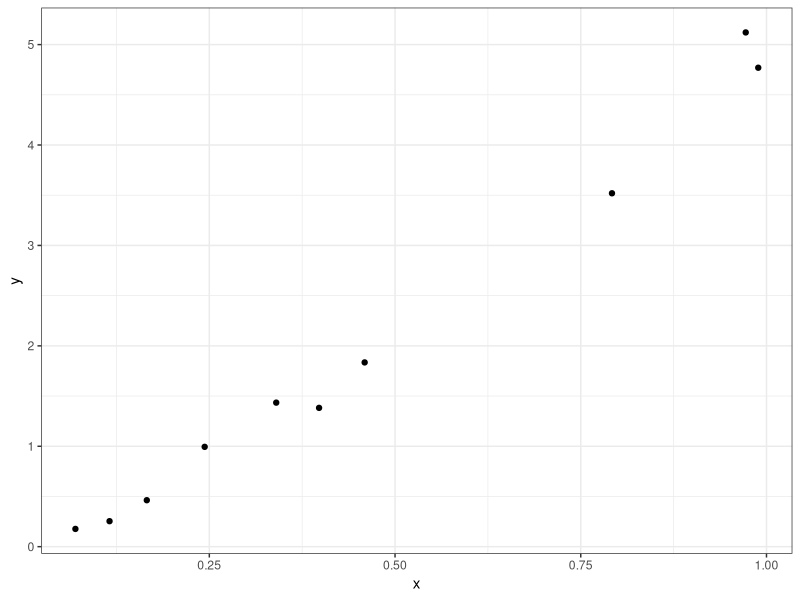
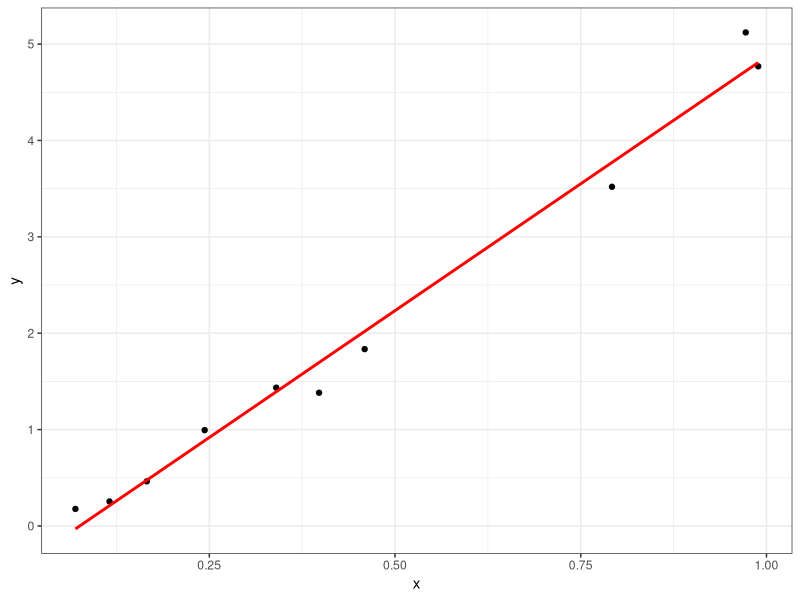
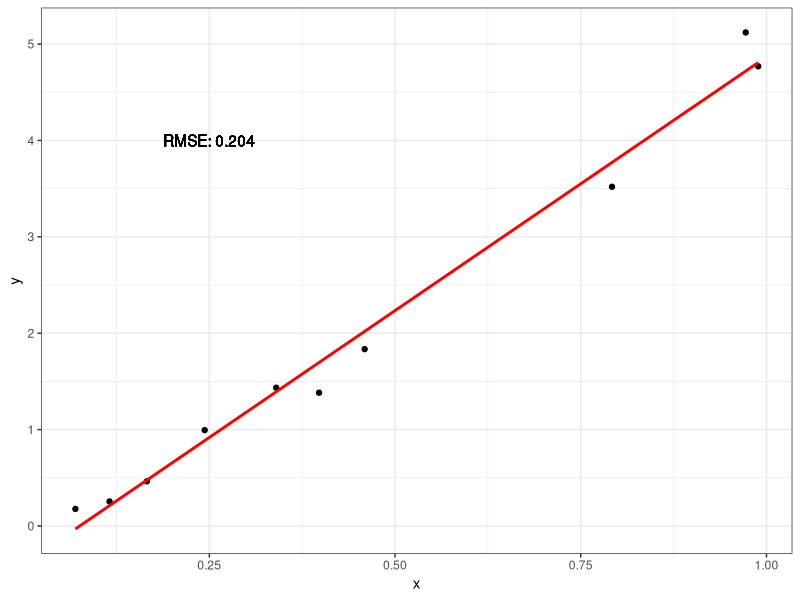
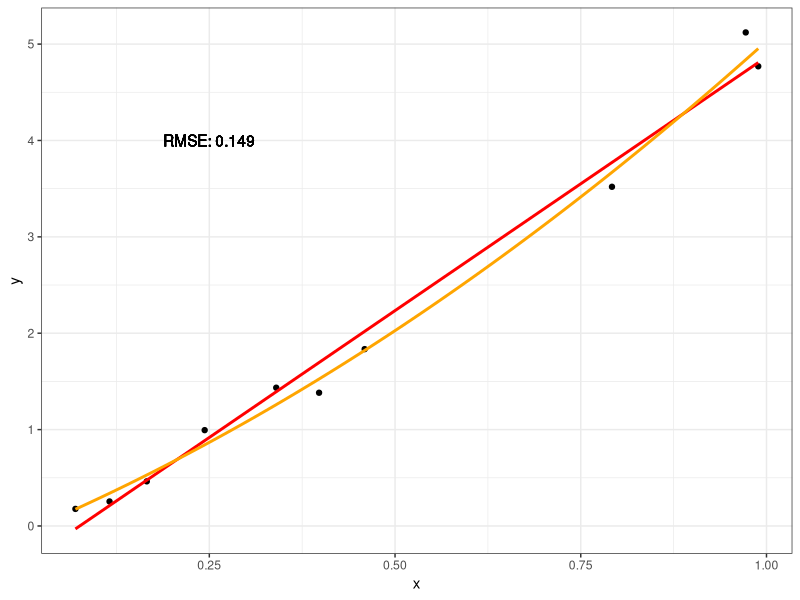
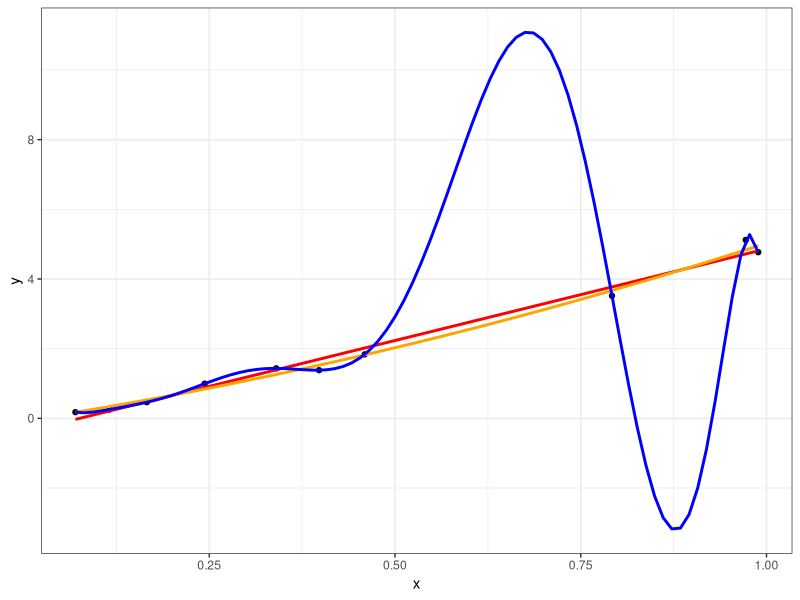
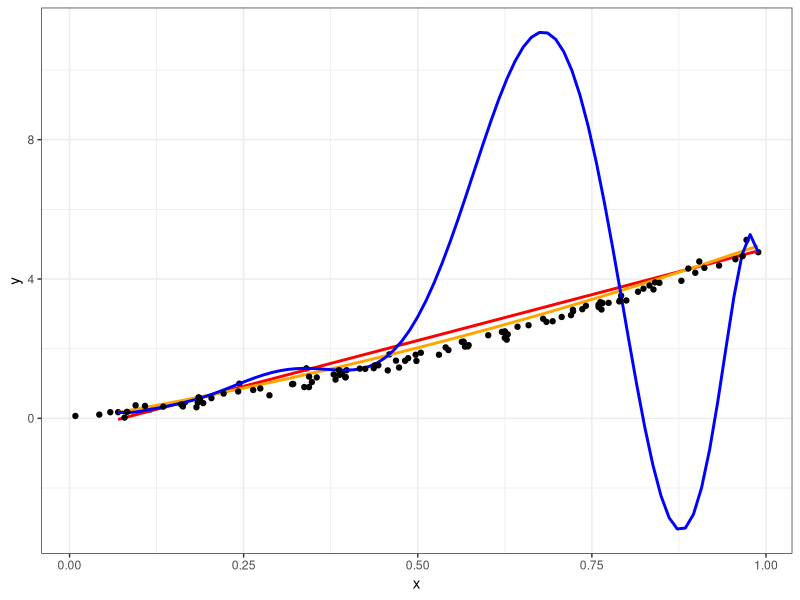
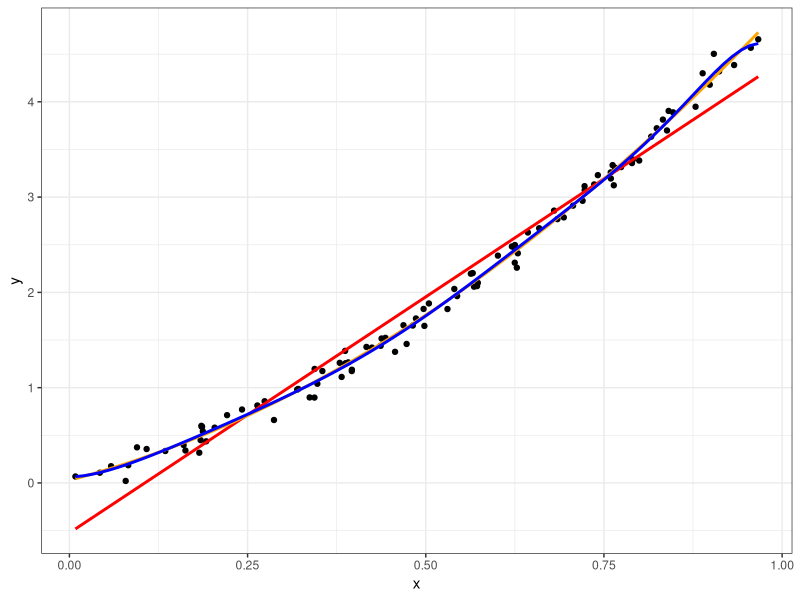

Here is the R script that generated these plots, in order: (Note: this script raises an error after producing the figures.)
## ---- chunk 1
options(htmltools.dir.version = FALSE)

knitr::opts_chunk$set(
  echo = FALSE, 
  message = FALSE, 
  warning = FALSE,
  fig.width=6, 
  fig.height=6,
  fig.align='center'
)

library(tidyverse)
## ---- chunk 2
set.seed(7)

dados <- data_frame(
  x = runif(10),
  y = 2*x + 3*x^2 + rnorm(10, 0, 0.15) 
)

dados2 <- data_frame(
  x = runif(100),
  y = 2*x + 3*x^2 + rnorm(100, 0, 0.1) 
)

modelo <- lm(y ~ x, data = dados)
modelo2 <- lm(y ~ poly(x, 2), data = dados)


ggplot(dados, aes(x = x, y = y)) + 
  geom_point() + 
  theme_bw()
## ---- chunk 3
p <- ggplot(dados, aes(x = x, y = y)) + geom_point() + 
  geom_smooth(formula = y ~ x, colour = "red", se = FALSE, method = 'lm') +
  theme_bw()

p
## ---- chunk 4
calcula_rmse <- function(modelo) {
  mean(residuals(modelo)^2) %>%
  sqrt() %>% 
  round(3)
}

rmse <- calcula_rmse(modelo) %>%
  str_c("RMSE: ", .)

p + geom_text(aes(x = 0.25, y = 4, label = rmse))
## ---- chunk 5
rmse <- calcula_rmse(modelo2) %>%
  str_c("RMSE: ", .)
  

ggplot(dados, aes(x = x, y = y)) + geom_point() + 
  geom_smooth(formula = y ~ x, colour = "red", se = FALSE, method = 'lm') +
  geom_smooth(formula = y ~ poly(x, 2), colour = "orange", se = FALSE, method = 'lm') +
  geom_text(aes(x = 0.25, y = 4, label = rmse)) +
  theme_bw()
## ---- chunk 6
poly_lm <- function(dados, d) {
  lm(y ~ poly(x, degree = d, raw = TRUE), data = dados)
}

modelos <- map(1:9, poly_lm, dados = dados)
rmse <- 
  map(modelos, calcula_rmse) %>% 
  purrr::flatten_dbl()

tibble(`Grau do polinômio` = 1:9, RMSE = rmse) %>% 
  knitr::kable(format = "html", align = c("c", "c"))
## ---- chunk 7
ggplot(dados, aes(x = x, y = y)) + geom_point() + 
  geom_smooth(formula = y ~ x, colour = "red", se = FALSE, method = 'lm') +
  geom_smooth(formula = y ~ poly(x, 2), colour = "orange", se = FALSE, method = 'lm') +
  geom_smooth(formula = y ~ poly(x, 9), colour = "blue", se = FALSE, method = 'lm') +
  theme_bw()
## ---- chunk 8
ggplot(dados, aes(x = x, y = y)) + geom_point() + 
  geom_smooth(formula = y ~ x, colour = "red", se = FALSE, method = 'lm') +
  geom_smooth(formula = y ~ poly(x, 2), colour = "orange", se = FALSE, method = 'lm') +
  geom_smooth(formula = y ~ poly(x, 9), colour = "blue", se = FALSE, method = 'lm') +
  geom_point(data = dados2, aes(x = x, y = y)) +
  theme_bw()
## ---- chunk 9
calcula_rmse_newdata <- function(modelo, newdata) {
  mean((newdata$y - predict(modelo, newdata = newdata))^2) %>%
  sqrt() %>% 
  round(3)
}

rmse <- 
  map(modelos, calcula_rmse_newdata, newdata = dados2) %>% 
  purrr::flatten_dbl()

tibble(`Grau do polinômio` = 1:9, RMSE = rmse) %>% 
  knitr::kable(format = "html", align = c("c", "c"))
## ---- chunk 10
ggplot(dados2, aes(x = x, y = y)) + geom_point() + 
  geom_smooth(formula = y ~ x, colour = "red", se = FALSE, method = 'lm') +
  geom_smooth(formula = y ~ poly(x, 2), colour = "orange", se = FALSE, method = 'lm') +
  geom_smooth(formula = y ~ poly(x, 9), colour = "blue", se = FALSE, method = 'lm') +
  theme_bw()
## ---- chunk 11
modelos <- map(1:9, poly_lm, dados = dados2)
rmse <- 
  map(modelos, calcula_rmse) %>% 
  purrr::flatten_dbl()

tibble(`Grau do polinômio` = 1:9, RMSE = rmse) %>% 
  knitr::kable(format = "html", align = c("c", "c"))
## ---- chunk 12
knitr::include_graphics("img/validation-set.png")
## ---- chunk 13
knitr::include_graphics("img/loocv.png")
## ---- chunk 14
knitr::include_graphics("img/k-fold-cv.png")
